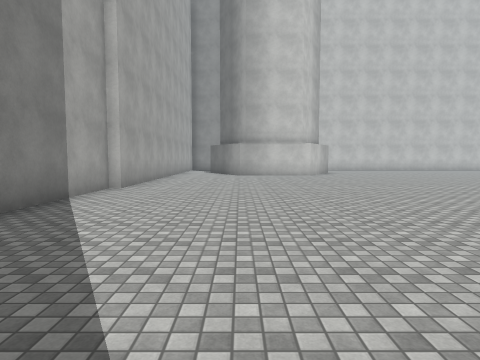
[1] (above)

24 first-person views from a walk through a scene from a Unity 3-D project. The camera is 1.5 m above the floor, tilts 4° down and sees 75° across. The floor is counted in squares, 2 m on a side. Each view is taken from the middle of a square. On the plan, view 1 faces up. The plan holds only what a view shows up to about 10 squares ahead; the rest is blank. The place goes on beyond the plan. The player is left out. Some animated figures are left out. Surface patterns are stand-ins for the level's own textures.

[2]
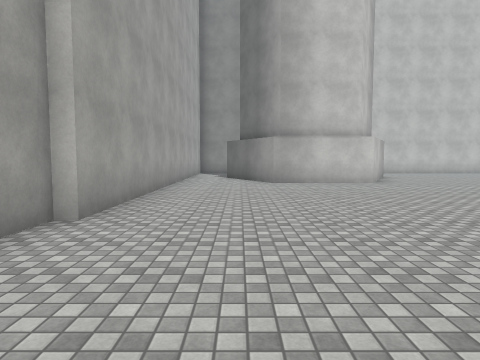

[3]
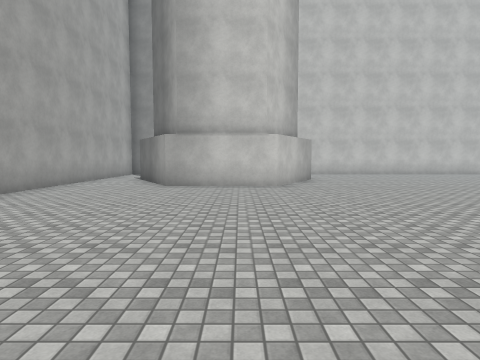

[4]
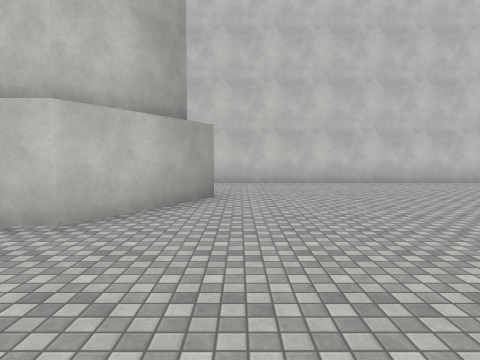

[5]
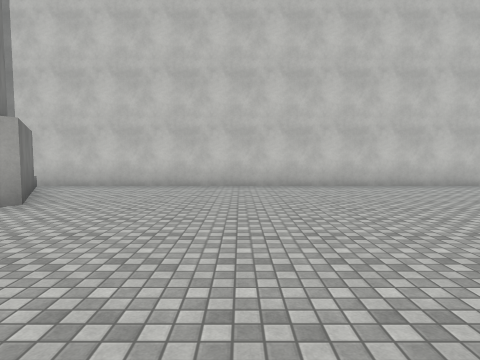

[6]
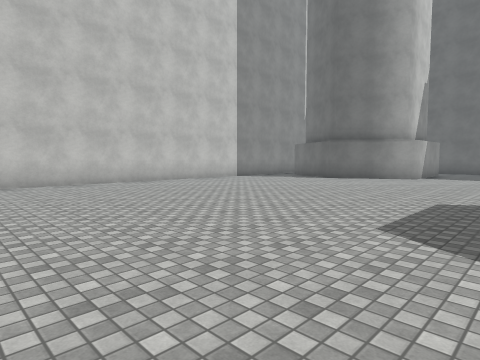

[7]
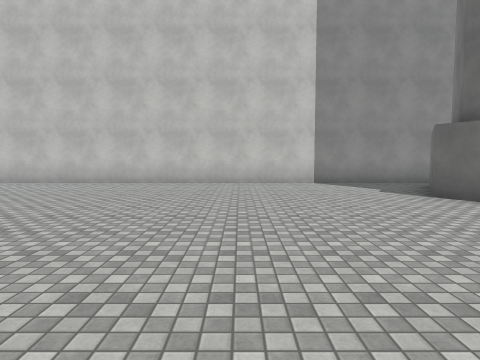

[8]
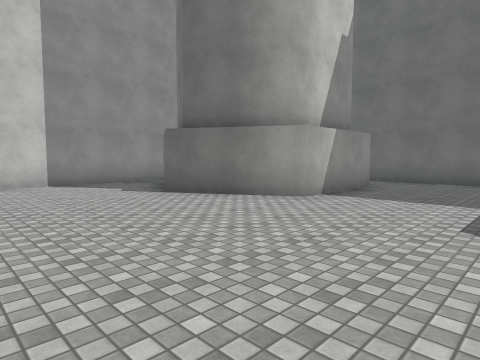

[9]
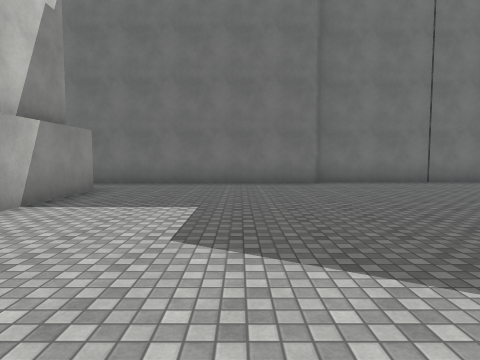

[10]
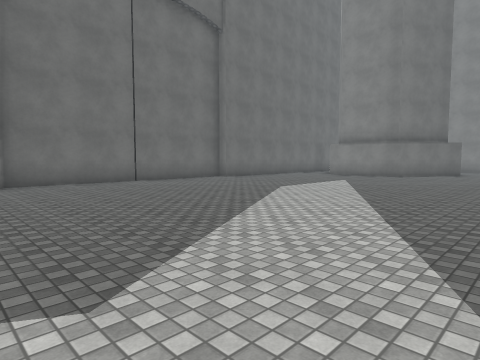

[11]
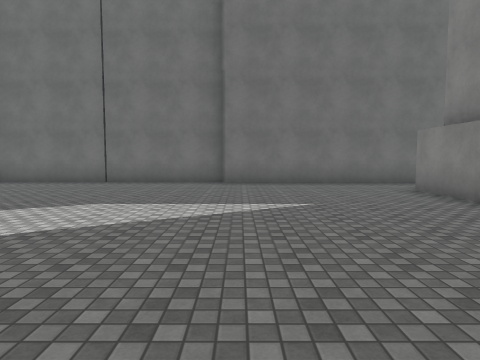

[12]
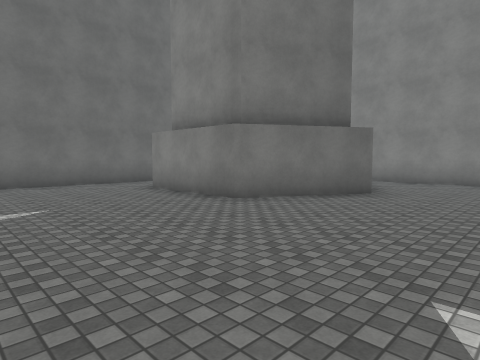

[13]
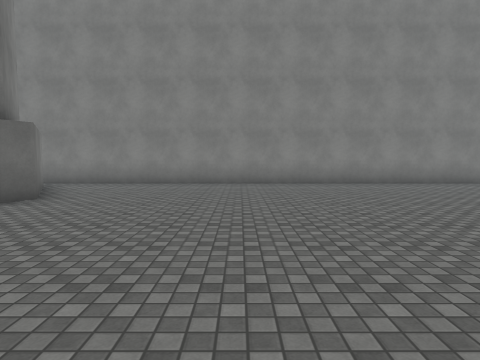

[14]
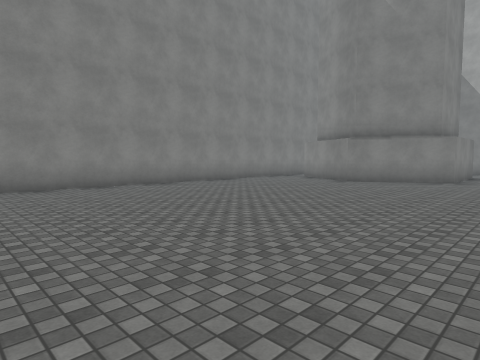

[15]
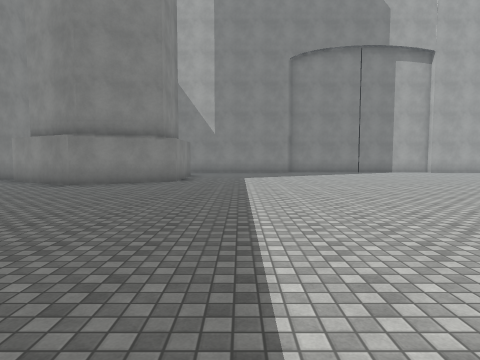

[16]
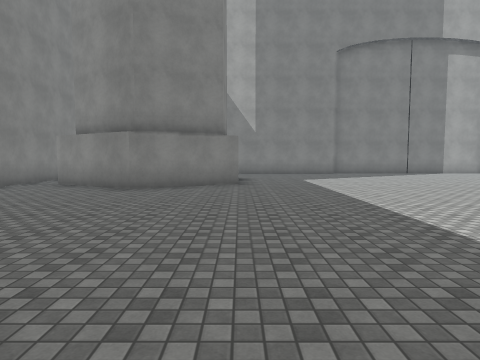

[17]
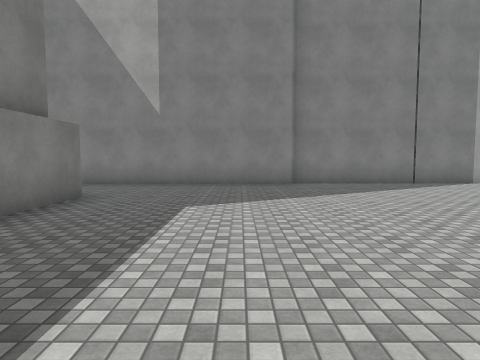

[18]
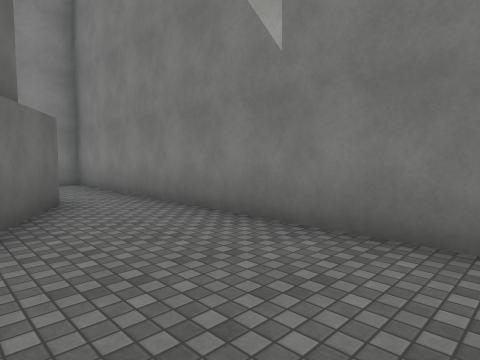

[19]
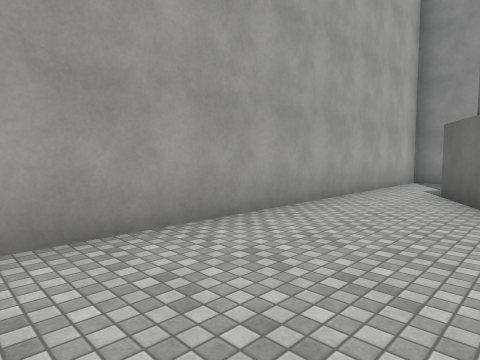

[20]
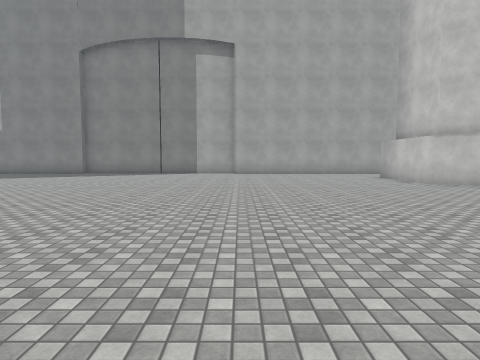

[21]
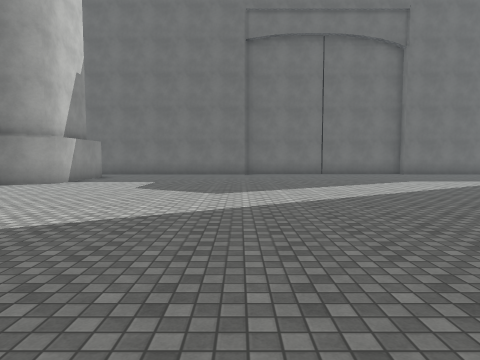

[22]
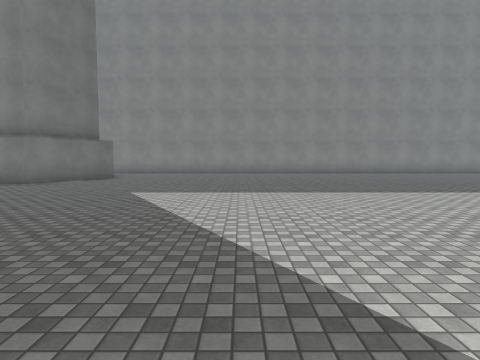

[23]
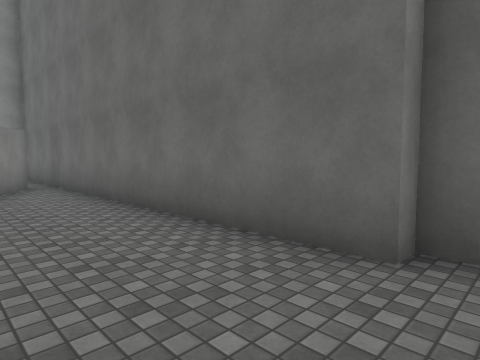

[24]
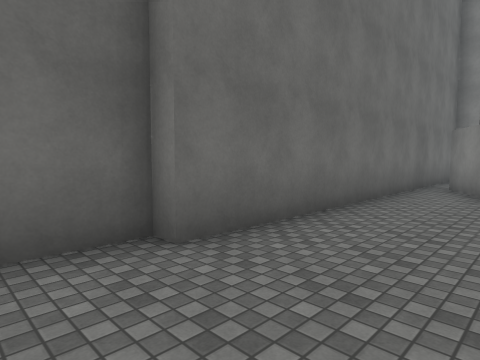

### Floor plan
Points are (right, up) in squares from view 1. A wall is a line through its corners. A room is listed if a view was taken in it or the views show most of it. See-through windows are left out.
Room 1 (views 1, 2, 3, 4, 5, 6, 7, 8, 9, 10, 11, 12, 13, 14, 15, 16, 17, 18, 19, 20, 21, 22, 23, 24)
walls: (0, -4.1) (3, -4.1) (4.5, -6.6) (2.9, -9.3); (8, -10.3) (21.9, -10.3); (24.2, 13.4) (21.2, 13.4) (19.7, 16) (21.2, 18.6); (-3, 0.5) (-3, -8.6); (-3.3, 7.8) (-3.3, 0.5); (25, -5.4) (25.7, -6.7); (21.2, -9.3) (19.7, -6.7) (21.2, -4.1) (24.3, -4.1); (3, 18.6) (4.5, 16) (3, 13.4) (0, 13.4) (-0.9, 15); (-1.6, -6.7) (-0.4, -4.8); (21.8, 19.4) (3.4, 19.4); (-3, 14.5) (-3, 7.6); (26.3, -8.6) (26.3, 0.5) (26.7, 0.5) (26.7, 7.7) (26.3, 7.7) (26.3, 14.4)
ways out: opening at (-2, -8); opening at (-2, 15); opening at (3, 19); opening at (4, -10); opening at (25, -9); opening at (26, 15)

Positions as (right, up) in squares from view 1, and headings:
1: (0, 0), facing up
2: (-1, 4), facing up
3: (2, 5), facing up
4: (5, 10), facing up
5: (8, 11), facing up
6: (9, 10), facing up-right
7: (16, 10), facing up
8: (16, 10), facing up-right
9: (17, 10), facing right
10: (17, 9), facing down-right
11: (17, 0), facing right
12: (17, 0), facing down-right
13: (16, -1), facing down
14: (14, -2), facing down-left
15: (13, -2), facing left
16: (12, -4), facing left
17: (6, -1), facing left
18: (0, -1), facing down-left
19: (0, 9), facing up-left
20: (12, 8), facing left
21: (12, 8), facing right
22: (15, 5), facing down
23: (24, 7), facing up-right
24: (24, 2), facing down-right
